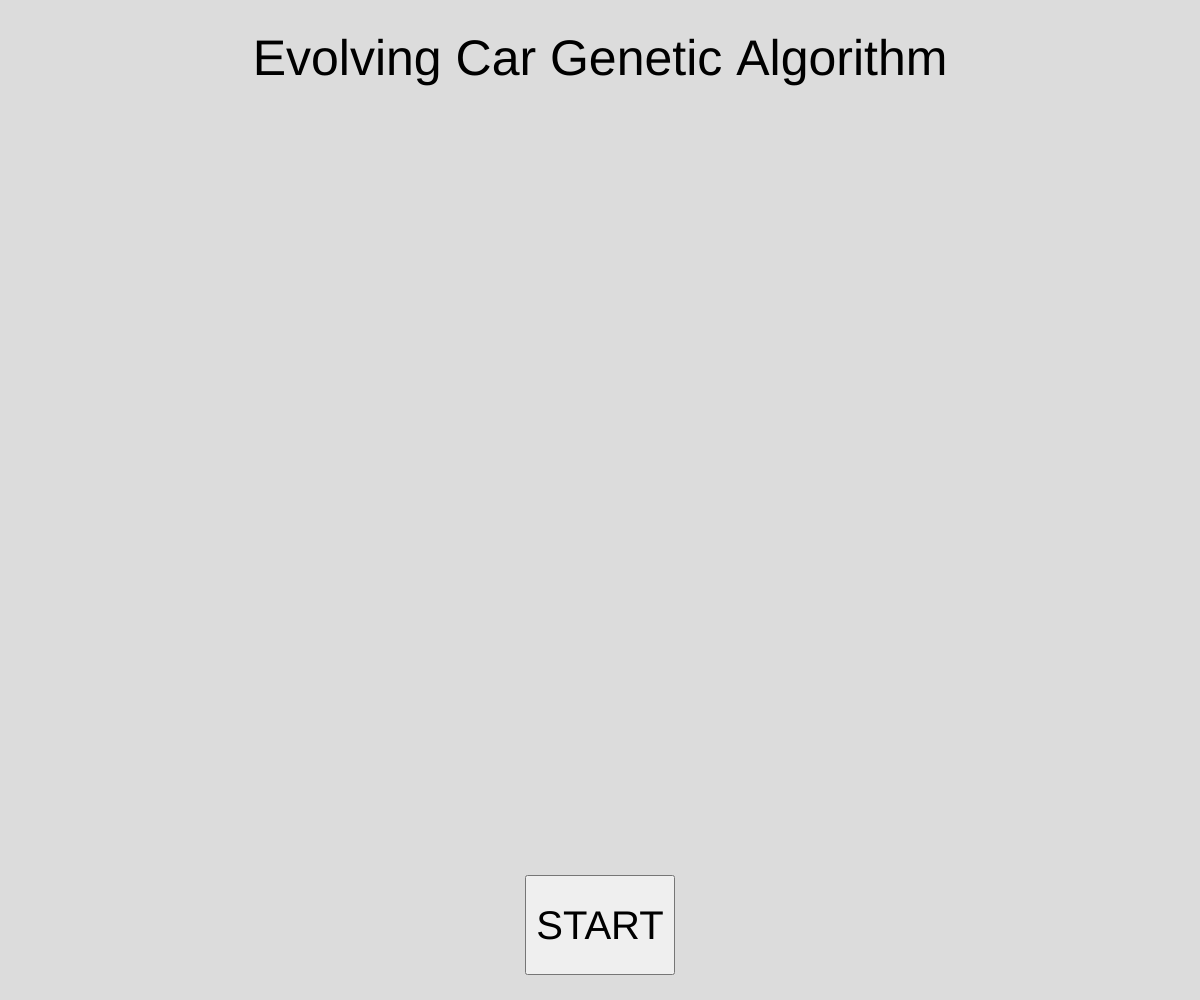
Frame 1 (no input)
Frame 60 (no input): identical to frame 1, image omitted
Frame 120 (the mouse pressed at the canvas centre since frame 60): identical to frame 1, image omitted

The p5.js sketch that drew this single still picture (run headless with seeded random() and noise() and a simulated clock; from frame 60 on, the mouse is pressed at the canvas centre):

// p5.js sketch
// ── sketch.js
let limits = { //For generating genes and limiting cars
  minSpeed: 3,
  maxSpeed: 8,
  minAcc: 0.2,
  maxAcc: 0.4,
  minW: 15,
  maxW: 30,
  minH: 35,
  maxH: 70
}

let mode = 0;

let cars = [];
let deadCars = [];
let nextGen = [];
let populationSize = 150;
let lifetime = 250;
let paused = false;
let time;
let startX;
let startY;
let mutationRate = 0.001;
let showDebug = false;
let obstacles = [];
let generation = 0;
let speed = 1;
let tool = 0;

let drawingObstacle = {
  drawing: false,
  x: 0,
  y: 0
};

let contain = {
  startScreen: null,
  editScreen: null,
  simulateScreen: null,
  editVars: null
}

let DOM = {
  startButton: null,
  editDoneButton: null,
  editSaveButton: null,
  editButton: null,
  editVarsContainer: null,
  editVars: [],
  editObstacle: null,
  editSpawn: null,
  editCheckpoint: null,
  speedInp: null
}

function setup() {
  createCanvas(windowWidth, windowHeight).mousePressed(canvasClicked);
  reset();
  createAllDOM();

  // randomSeed(99);
}

function draw() {
  if (mode == 0) {
    startScreen();
  } else if (mode == 1) {
    simulate();
  } else if (mode == 2) {
    editMode();
  }
}

function reset() {
  populationSize = 150; //Editable vars
  lifetime = 250;
  startX = 45;
  startY = height / 2;
  mutationRate = 0.001;

  time = 0;
  for (let i = 0; i < populationSize; i++) { //Create the initial population
    cars.push(new Car());
  }
  deadCars = [];
  nextGen = [];
  paused = false;
  showDebug = false;
  obstacles = [];
  generation = 0;
  drawingObstacle.drawing = false;
}

function pickIndex(list) {
  var index = -1;
  var r = random(1);
  while (r > 0) {
    index++;
    r -= list[index].prob;
  }
  return index;
}

function pickRand(a, b) { //50/50 chance to return a or b
  if (random(1) < 0.5) return a;
  else return b;
}

function simplifyAngle(angle) {
  return (round((angle / (QUARTER_PI))) * QUARTER_PI) % PI;
}
// ── car.js
class Car {
  constructor(x = startX, y = startY, genes = randGenes()) {
    this.pos = createVector(x, y); //Position
    this.vel = createVector(0, 0); //Velocity
    this.dead = false;
    this.prob;
    this.fitness;

    this.genes = genes; //Genes (acc force for each frame, maxSpeed, accRate, width, and height)
    this.halfDim = createVector(this.genes.width / 2, this.genes.height / 2);
  }

  move() {
    this.vel.add(this.genes.accs[time]); //Add acc to velocity
    this.vel.limit(this.genes.maxSpeed); //Limit velocity by max Speed
    this.pos.add(this.vel); //Add velocity to position
  }

  hit() {
    if (this.pos.x < this.genes.width ||
      this.pos.x > width - this.genes.width ||
      this.pos.y < this.genes.width ||
      this.pos.y > height - this.genes.width) {

      this.dead = true;
      return;
    }

    for (let obstacle of obstacles) {
      let heading = this.vel.heading();

      let a = abs((simplifyAngle(heading) + HALF_PI) % PI);

      if (a === 0) { //Facing up or down
        if (collideRect(obstacle.pos, obstacle.width, obstacle.height, p5.Vector.sub(this.pos, this.halfDim), this.genes.width, this.genes.height)) {
          this.dead = true;
        }
      } else if (a == HALF_PI) { //Facing left or right
        if (collideRect(obstacle.pos, obstacle.width, obstacle.height, createVector(this.pos.x - this.halfDim.y, this.pos.y - this.halfDim.x), this.genes.height, this.genes.width)) {
          this.dead = true;
        }
      } else if (a == QUARTER_PI) { //Facing 45 or 225 degrees
        let theW = this.genes.height * abs(sin(heading)) + this.genes.width * abs(cos(heading));
        let theH = this.genes.height * abs(cos(heading)) + this.genes.width * abs(sin(heading))
        if (collideRect(obstacle.pos, obstacle.width, obstacle.height, createVector(-theW / 2 + this.pos.x, this.pos.y), theW / 2, theH / 2)) {
          this.dead = true;
        } else if (collideRect(obstacle.pos, obstacle.width, obstacle.height, createVector(this.pos.x, -theH / 2 + this.pos.y), theW / 2, theH / 2)) {
          this.dead = true;
        }
      } else if (a == QUARTER_PI * 3) { //Facing 135 or 315 degrees
        let theW = this.genes.height * abs(sin(heading)) + this.genes.width * abs(cos(heading));
        let theH = this.genes.height * abs(cos(heading)) + this.genes.width * abs(sin(heading));
        if (collideRect(obstacle.pos, obstacle.width, obstacle.height, createVector(this.pos.x, this.pos.y), theW / 2, theH / 2)) {
          this.dead = true;
        } else if (collideRect(obstacle.pos, obstacle.width, obstacle.height, createVector(-theW / 2 + this.pos.x, -theH / 2 + this.pos.y), theW / 2, theH / 2)) {
          this.dead = true;
        }
      } else {
        console.log("ANGLE WAS AN INVALID VALUE: " + a);
      }
    }
  }

  show() {
    push();
    translate(this.pos.x, this.pos.y); //Translate to center
    rotate(this.vel.heading() + HALF_PI); //Rotate towards direction
    fill(50); //Greyish color
    noStroke();
    rect(-this.genes.width / 2, -this.genes.height / 2, this.genes.width, this.genes.height); //Draw rect
    pop();
  }
}

function randGenes() { //Randomly generate genes
  genes = {
    accs: [],
    maxSpeed: random(limits.minSpeed, limits.maxSpeed),
    accRate: random(limits.minAcc, limits.maxAcc),
    width: random(limits.minW, limits.maxW),
    height: random(limits.minH, limits.maxH)
  };
  for (let i = 0; i < lifetime; i++) {
    genes.accs.push((p5.Vector.random2D().mult(genes.accRate))); //Random acc for each frame, scaled by the acceleration rate
  }
  return genes;
}

function crossover(a, b) {
  genes = { //Pick a random gene from one parent or the other
    accs: [],
    maxSpeed: pickRand(a.genes.maxSpeed, b.genes.maxSpeed),
    accRate: pickRand(a.genes.accRate, b.genes.accRate),
    width: pickRand(a.genes.width, b.genes.width),
    height: pickRand(a.genes.height, b.genes.height)
  };

  if (random(1) < mutationRate) genes.maxSpeed = random(limits.minSpeed, limits.maxSpeed);
  if (random(1) < mutationRate) genes.AccRate = random(limits.minAcc, limits.maxAcc);
  if (random(1) < mutationRate) genes.width = random(limits.minW, limits.maxW); //Randomly mutate genes
  if (random(1) < mutationRate) genes.height = random(limits.minH, limits.maxH);

  for (let i = 0; i < lifetime; i++) {
    if (random(1) < mutationRate) { //Each acceleration gene can be mutated to be completely random
      genes.accs.push((p5.Vector.random2D().mult(genes.accRate)));
    } else {
      genes.accs.push(pickRand(a.genes.accs[i], b.genes.accs[i])); //Or inherit it from a parent
    }
  }

  return genes;
}
// ── checkpoint.js
class Checkpoint {
  constructor(x, y, index, r = 10) {
    this.pos = createVector(x, y);
    this.r = r;
    this.i = index;
  }

  show() {
    fill(0, 255, 0);
    noStroke();
    ellipse(this.pos.x, this.pos.y, this.r * 2);
    fill(0);
    textSize(this.r * 2 - 3);
    textAlign(CENTER, CENTER);
    text(this.i + 1, this.pos.x, this.pos.y);
  }
}
// ── input.js
function createAllDOM() {
  contain.startScreen = createDiv("").position(0, 0);
  contain.editScreen = createDiv("").position(0, 0).hide();
  contain.simulateScreen = createDiv("").position(0, 0).hide();

  createStartDOM();
  createEditDOM();
  createSimulateDOM();
}

function createStartDOM() {
  DOM.startButton = makeButton("START", width / 2 - 75, height - 125, 150, 100, 40, contain.startScreen, () => { //Start game, goes to edit mode
    mode = 2;
    contain.startScreen.hide();
    contain.editScreen.show();
    contain.simulateScreen.hide();
    reset();
  });
}

function createEditDOM() {
  DOM.editDoneButton = makeButton("DONE", 15, height - 61, 100, 56, 25, contain.editScreen, () => { //Finish editing, goes to simulation
    if (time === 0 && generation === 0) {
      for (let car of cars) {
        car.pos.x = startX;
        car.pos.y = startY;
      }
    }

    if (lifetime != DOM.editVars[1].inp.value()) { //If lifetime was changed, create new genes
      for (let car of cars) {
        for (let i = car.genes.accs.length; i < DOM.editVars[1].inp.value(); i++) {
          car.genes.accs.push((p5.Vector.random2D().mult(car.genes.accRate)));
        }
      }
    }

    populationSize = int(DOM.editVars[0].inp.value());
    lifetime = int(DOM.editVars[1].inp.value());
    mutationRate = parseFloat(DOM.editVars[2].inp.value());

    mode = 1;
    drawingObstacle.drawing = false;

    contain.startScreen.hide();
    contain.editScreen.hide();
    contain.simulateScreen.show();
  });

  DOM.editObstacle = makeButton("Obstacle", 125, height - 61, 110, 56, 25, contain.editScreen, () => {
    tool = 0;
    DOM.editObstacle.class("selected");
    DOM.editSpawn.class("");
  });
  DOM.editObstacle.class("selected");

  DOM.editSpawn = makeButton("SpawnPoint", 245, height - 61, 160, 56, 25, contain.editScreen, () => {
    tool = 1;
    DOM.editSpawn.class("selected");
    DOM.editObstacle.class("");
  });

  DOM.editCheckpoint = makeButton("Checkpoint", 415, height - 61, 160, 56, 25, contain.editScreen, () => {
    tool = 1;
    DOM.editSpawn.class("selected");
    DOM.editObstacle.class("");
  });

  DOM.editVarsContainer = createDiv("").position(10, 0).size(450, 100).parent(contain.editScreen);

  DOM.editVars[0] = makeInput("Population Size: ", populationSize, DOM.editVarsContainer);
  DOM.editVars[1] = makeInput("Lifetime: ", lifetime, DOM.editVarsContainer);
  DOM.editVars[2] = makeInput("MutationRate: ", mutationRate, DOM.editVarsContainer);
  DOM.editVars[2].inp.size(50);
  DOM.editVars[2].inp.attribute("step", 0.001);
}

function createSimulateDOM() {
  DOM.editButton = makeButton("EDIT", 10, 190, 100, 50, 25, contain.simulateScreen, () => { //Edit button, goes to edit mode
    mode = 2;

    contain.startScreen.hide();
    contain.editScreen.show();
    contain.simulateScreen.hide();
  });
  DOM.speedInp = makeInput("Speed: ", 1, contain.simulateScreen);
  DOM.speedInp.text.position(10, 140);
  DOM.speedInp.text.style("font-size", "20px");
  DOM.speedInp.inp.style("font-size", "15px");
  DOM.speedInp.inp.attribute("step", 1);
  DOM.speedInp.inp.input(() => {
    speed = max(1, int(DOM.speedInp.inp.value()));
    DOM.speedInp.inp.value(0.01); //Remove the decimal
    DOM.speedInp.inp.value(speed); //Remove the decimal
  });
}

function keyPressed() {
  if (key == 'P' && mode == 1) {
    paused = !paused;
  } else if (keyCode == ESCAPE && drawingObstacle.drawing) {
    drawingObstacle.drawing = false;

    DOM.editDoneButton.show();
    DOM.editVarsContainer.show();
    DOM.editObstacle.show();
    DOM.editSpawn.show();
  }
}

function canvasClicked(evt) {
  if (mode != 2) return;

  if (evt.button === 0 && tool === 0) { //Left clicked to draw obstacle
    if (drawingObstacle.drawing == false) { //Start drawing
      drawingObstacle.x = mouseX;
      drawingObstacle.y = mouseY;
      drawingObstacle.drawing = true;

      //Hide DOM elements when drawing
      contain.editScreen.hide();
      // DOM.editDoneButton.hide();
      // DOM.editVarsContainer.hide();
      // DOM.editObstacle.hide();
      // DOM.editSpawn.hide();

    } else { //Stop drawing and place obstacle
      let width = mouseX - drawingObstacle.x;
      let height = mouseY - drawingObstacle.y;

      if (width < 0) drawingObstacle.x += width;
      if (height < 0) drawingObstacle.y += height;
      height = max(3, abs(height));
      width = max(3, abs(width));

      obstacles.push(new Obstacle(drawingObstacle.x, drawingObstacle.y, width, height));
      drawingObstacle.drawing = false;

      //Show DOM elements after drawing
      contain.editScreen.show();
      // DOM.editDoneButton.show();
      // DOM.editVarsContainer.show();
      // DOM.editObstacle.show();
      // DOM.editSpawn.show();
    }
  } else if (evt.button === 0 && tool == 1) {
    startX = mouseX;
    startY = mouseY;
  } else if (evt.button == 2 && !drawingObstacle.drawing) { //Right click to remove obstacle
    for (let i = obstacles.length - 1; i >= 0; i--) {
      let obstacle = obstacles[i];
      if (mouseX > obstacle.pos.x && mouseX < obstacle.pos.x + obstacle.width && mouseY > obstacle.pos.y && mouseY < obstacle.pos.y + obstacle.height) {
        obstacles.splice(i, 1);
        return;
      }
    }
  }
}

function makeButton(txt, x, y, width, height, fontSize, parent, clicked) {
  let button = createButton(txt);
  button.style("font-size", fontSize + "px");
  button.size(width, height);
  button.position(x, y);
  button.mouseReleased(clicked);
  if (parent) button.parent(parent);
  // if (hide) button.hide();
  return button;
}

function makeInput(name, val, parent, type = "number") {
  let obj = {
    text: createP(name), //.position(x, y),
    inp: createInput(val, type).size(40, text.height)
  }
  obj.inp.parent(obj.text);
  obj.text.parent(parent);
  // if (hide) obj.text.hide();

  return obj;
}
// ── modes.js
function simulate() {
  for (let i = 0; i < speed; i++) {
    if (time < lifetime && cars.length > 0) {
      run(); //Run the simulation
    } else {
      nextGen = []; //The next generation
      if (cars.length < 3) cars = cars.concat(deadCars); //Must be at least 3 possible parents

      let sumFit = 0;
      for (car of cars) {
        //let fitness = calcFitness(car); //max(1, car.pos.x); //Better to go to the right
        car.fitness = calcFitness(car);
        // car.fitness = ((fitness * fitness) / 10000) * (!car.dead) ? 1.5 : 1; //Evalute the fitness
        sumFit += car.fitness; //TODO Figure out why freezing and use CAR.FITNESS!!!!!!!! FOR THE FITNESS!!!
      }
      for (car of cars) {
        car.prob = (car.fitness / sumFit);
      }

      for (let i = 0; i < populationSize; i++) {
        let parentAIndex = pickIndex(cars); //Pick the index of the first parent
        let parentBIndex = pickIndex(cars); //Pick the index of the second parent

        let attempt = 0;
        while (parentAIndex == parentBIndex) { //Make sure both parents are different
          parentBIndex = pickIndex(cars);

          attempt++;
          if (attempt > 500) {
            return;
            console.log("HAD TO USE DUPLICATE PARENT!!");
          }
        }

        let childGenes = crossover(cars[parentAIndex], cars[parentBIndex]); //Crossover to create new genes from parents

        //Randomly mutate genes of cars

        nextGen.push(new Car(startX, startY, childGenes)); //Add the child car to the next generation
      }

      cars = nextGen; //The next Gen become the current Gen
      deadCars = [];
      generation++;
      time = 0; //Restart the time
    }
  }
  background(220);
  if (render) {
    displaySimulation();
  }
}

function calcFitness(car) {
  let fitness;
  let checkPointBonus = car.checkpointsReached * 1500; //1500 for every checkpoint reached
  let distBonus = 0;

  if (car.checkpointsReached < checkpoints.length) { //Did not finish
    distBonus = 500 - p5.Vector.dist(car.pos, checkpoints[checkpoints.length - 1].pos); //500 - dist from checkopint
  } else { //Finished
    checkPointBonus *= 2; //2 Times bonus
  }
  fitness = checkPointBonus + distBonus;
  if (car.dead) fitness /= 2;

  // console.log(fitness);
  return fitness;
}

function run() {
  for (let i = cars.length - 1; i >= 0; i--) {
    let car = cars[i];
    if (car.dead == false && car.checkpointsReached < checkpoints.length && (!paused)) {
      car.move();
      car.hit();
    }
    if (car.dead) {
      deadCars.push(cars[i]);
      cars.splice(i, 1);
    }
  }

  if (!paused) {
    time++;
  }
}

function displaySimulation() {
  for (let car of deadCars) {
    car.show();
  }

  for (let car of cars) {
    car.show();
  }

  for (let checkpoint of checkpoints) {
    checkpoint.show();
  }

  for (let obstacle of obstacles) {
    obstacle.show();
  }

  fill(0);
  noStroke();
  textSize(20);
  textAlign(LEFT, BASELINE);
  let txt = "Generation: " + generation + "\nFrames left: " + (lifetime - time) + "\nAlive: " + cars.length + " Dead: " + deadCars.length + "\nFrameRate: " + nf(frameRate(), 2, 1) + "\nPopulation Size: " + populationSize + "\nMutation Rate: " + mutationRate;
  text(txt, 10, 25);
}

function editMode() {
  background(220);
  for (let car of deadCars) {
    car.show();
  }
  for (let car of cars) {
    car.show();
  }

  for (let obstacle of obstacles) {
    obstacle.show();
  }
  for (let i = checkpoints.length - 1; i >= 0; i--) {
    checkpoints[i].show();
  }



  fill(84, 212, 255);
  noStroke();
  ellipse(startX, startY, 30, 30);

  if (drawingObstacle.drawing) {
    noFill();
    stroke(0);
    strokeWeight(3);
    rect(drawingObstacle.x, drawingObstacle.y, mouseX - drawingObstacle.x, mouseY - drawingObstacle.y);
  }
}

function startScreen() {
  background(220);
  fill(0);
  noStroke();
  textSize(50);
  textAlign(CENTER);
  text("Evolving Car Genetic Algorithm", width / 2, 75);
}
// ── obstacle.js
class Obstacle {
  constructor(x, y, w, h) {
    this.pos = createVector(x, y);
    this.width = w;
    this.height = h;

    this.halfW = this.width / 2;
    this.halfH = this.height / 2;
    this.center = createVector(this.pos.x + this.halfW, this.pos.y + this.halfH);
  }

  show() {
    fill(25, 150);
    stroke(0);
    strokeWeight(3);
    rect(this.pos.x, this.pos.y, this.width, this.height);
  }
}

function collideRect(pos1, w1, h1, pos2, w2, h2) {
  if (showDebug) {
    noFill();
    stroke(255, 0, 0);
    rect(pos2.x, pos2.y, w2, h2);
  }
  return (
    pos1.x < pos2.x + w2 &&
    pos1.x + w1 > pos2.x &&
    pos1.y < pos2.y + h2 &&
    pos1.y + h1 > pos2.y
  )
}
